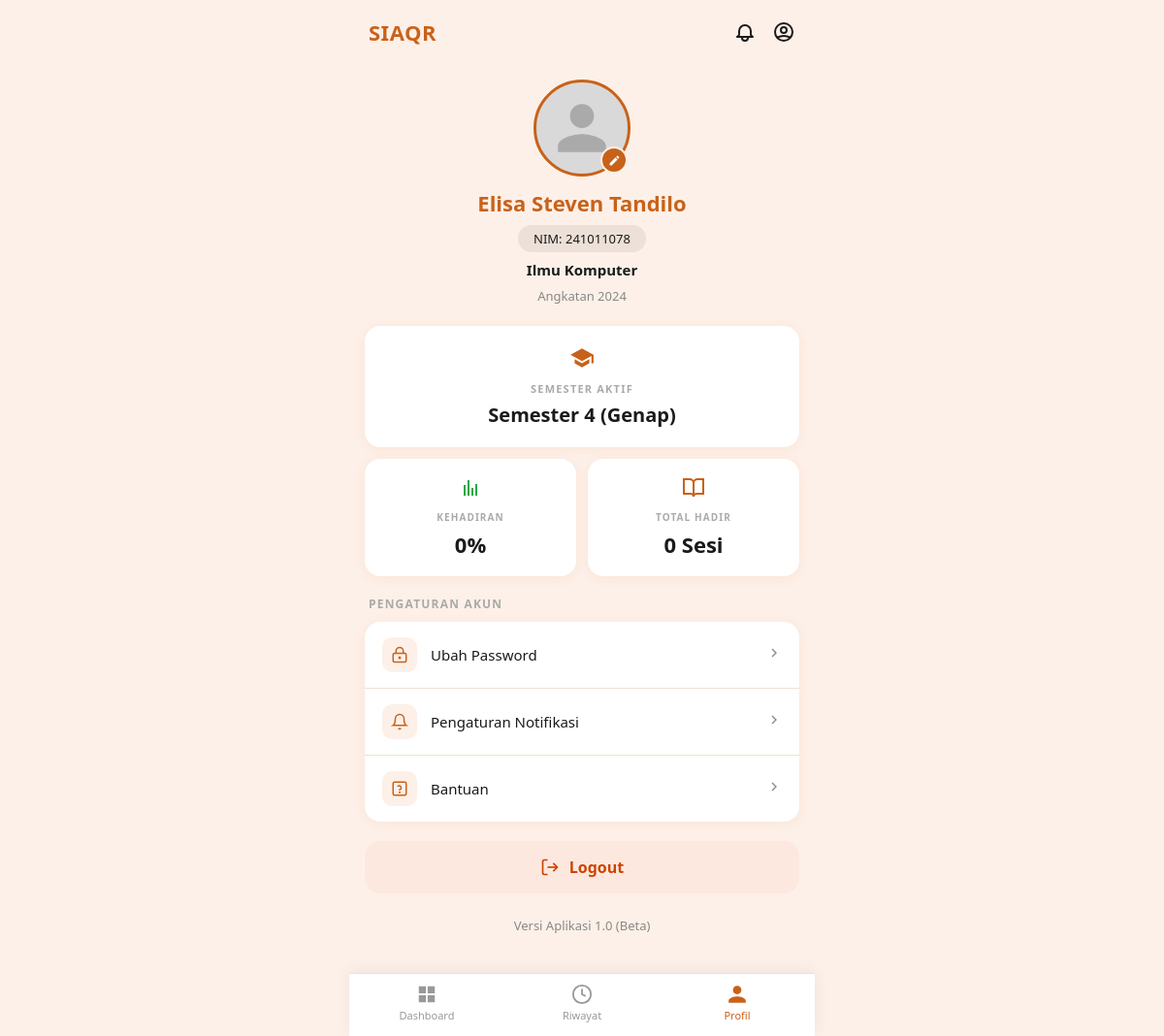
Screenshot of /profil_mahasiswa.php (signed in) with the database file from the repository.
### tables this page shows
CREATE TABLE `mahasiswa` (
  `id_mahasiswa` int(11) NOT NULL,
  `nama` varchar(100) DEFAULT NULL,
  `nim` varchar(50) DEFAULT NULL,
  `angkatan` int(11) DEFAULT NULL,
  `username` varchar(50) DEFAULT NULL,
  `password` varchar(255) DEFAULT NULL,
  `program_studi` varchar(100) DEFAULT NULL
);

### profil_mahasiswa.php (the view, shortened to what this page needs)
<?php
require_once 'connection.php';
$id_mahasiswa = $_SESSION['id_user'] ?? 0;
$query = "SELECT nama, nim, angkatan, program_studi FROM mahasiswa WHERE id_mahasiswa = ?";
$stmt = mysqli_prepare($conn, $query);
mysqli_stmt_bind_param($stmt, "i", $id_mahasiswa);
mysqli_stmt_execute($stmt);
$result = mysqli_stmt_get_result($stmt);
$user = mysqli_fetch_assoc($result);
$tahun_sekarang = (int)date('Y');
$bulan_sekarang = (int)date('n');
$angkatan = (int)$user['angkatan'];
$semester_angka = (($tahun_sekarang - $angkatan) * 2);
if ($bulan_sekarang >= 8) {
    $semester_angka += 1;
}$semester_angka = max(1, min($semester_angka, 14));
$jenis = ($semester_angka % 2 === 0) ? 'Genap' : 'Ganjil';
$semester_label = "Semester $semester_angka ($jenis)";
$query_hadir = "SELECT COUNT(*) as total FROM kehadiran WHERE id_mahasiswa = ?";
$stmt2 = mysqli_prepare($conn, $query_hadir);
mysqli_stmt_bind_param($stmt2, "i", $id_mahasiswa);
mysqli_stmt_execute($stmt2);
$hadir_result = mysqli_fetch_assoc(mysqli_stmt_get_result($stmt2));
$total_hadir = $hadir_result['total'] ?? 0;
$query_sesi = "SELECT COUNT(*) as total FROM sesi_absensi WHERE status = 'Selesai'";
$sesi_result = mysqli_fetch_assoc(mysqli_query($conn, $query_sesi));
$total_sesi = $sesi_result['total'] ?? 0;
$persen_hadir = $total_sesi > 0 ? round(($total_hadir / $total_sesi) * 100) : 0;
$prodi = ucwords(strtolower($user['program_studi'] ?? '-'));
?>
<!DOCTYPE html>
<html lang="id">
<head>
</head>
<body>
<div class="page-wrapper">
    <header class="top-header">
        <span class="logo-text">SIAQR</span>
        <div class="header-icons">
            <a href="notifikasi.php" title="Notifikasi">
                <svg xmlns="http://www.w3.org/2000/svg" fill="none" viewBox="0 0 24 24"
                     stroke="currentColor" stroke-width="2">
                    <path stroke-linecap="round" stroke-linejoin="round"
                          d="M15 17h5l-1.405-1.405A2.032 2.032 0 0118 14.158V11a6 6 0 10-12 0v3.159c0 .538-.214 1.055-.595 1.436L4 17h5m6 0v1a3 3 0 11-6 0v-1m6 0H9"/>
                </svg>
            </a>
            <a href="profil_mahasiswa.php" title="Profil">
                <svg xmlns="http://www.w3.org/2000/svg" fill="none" viewBox="0 0 24 24"
                     stroke="currentColor" stroke-width="2">
                    <path stroke-linecap="round" stroke-linejoin="round"
                          d="M5.121 17.804A13.937 13.937 0 0112 16c2.5 0 4.847.655 6.879 1.804M15 10a3 3 0 11-6 0 3 3 0 016 0zm6 2a9 9 0 11-18 0 9 9 0 0118 0z"/>
                </svg>
            </a>
        </div>
    </header>
    <section class="profile-section">
        <div class="avatar-wrapper">
            <div class="avatar-circle">
                <svg xmlns="http://www.w3.org/2000/svg" viewBox="0 0 24 24" fill="currentColor">
                    <path d="M12 12c2.7 0 4.8-2.1 4.8-4.8S14.7 2.4 12 2.4 7.2 4.5 7.2 7.2
                             9.3 12 12 12zm0 2.4c-3.2 0-9.6 1.6-9.6 4.8v2.4h19.2v-2.4
                             c0-3.2-6.4-4.8-9.6-4.8z"/>
                </svg>
            </div>
            <a href="edit_profil.php" class="edit-avatar-btn" title="Edit Foto">
                <svg xmlns="http://www.w3.org/2000/svg" viewBox="0 0 24 24" fill="currentColor">
                    <path d="M3 17.25V21h3.75L17.81 9.94l-3.75-3.75L3 17.25zM20.71
                             7.04a1 1 0 000-1.41l-2.34-2.34a1 1 0 00-1.41 0l-1.83
                             1.83 3.75 3.75 1.83-1.83z"/>
                </svg>
            </a>
        </div>
        <h1 class="profile-name"><?= htmlspecialchars($user['nama']) ?></h1>
        <span class="nim-badge">NIM: <?= htmlspecialchars($user['nim']) ?></span>
        <p class="profile-prodi"><?= htmlspecialchars($prodi) ?></p>
        <p class="profile-jurusan">Angkatan <?= htmlspecialchars($user['angkatan']) ?></p>
    </section>
    <div class="semester-card">
        <div class="card-icon">
            <svg xmlns="http://www.w3.org/2000/svg" viewBox="0 0 24 24" fill="currentColor">
                <path d="M12 3L1 9l11 6 9-4.91V17h2V9L12 3zM5 13.18v4L12 21l7-3.82v-4L12 17l-7-3.82z"/>
            </svg>
        </div>
        <p class="card-label">Semester Aktif</p>
        <p class="card-value"><?= $semester_label ?></p>
    </div>
    <div class="stats-row">
        <div class="stat-card">
            <div class="stat-icon green">
                <svg xmlns="http://www.w3.org/2000/svg" viewBox="0 0 24 24" fill="currentColor">
                    <path d="M5 9h2v11H5V9zm4-5h2v16H9V4zm4 8h2v8h-2v-8zm4-4h2v12h-2V8z"/>
                </svg>
            </div>
            <p class="stat-label">Kehadiran</p>
            <p class="stat-value"><?= $persen_hadir ?>%</p>
        </div>
        <div class="stat-card">
            <div class="stat-icon orange">
                <svg xmlns="http://www.w3.org/2000/svg" viewBox="0 0 24 24" fill="none"
                     stroke="currentColor" stroke-width="2">
                    <path d="M2 3h6a4 4 0 014 4v14a3 3 0 00-3-3H2z"/>
                    <path d="M22 3h-6a4 4 0 00-4 4v14a3 3 0 013-3h7z"/>
                </svg>
            </div>
            <p class="stat-label">Total Hadir</p>
            <p class="stat-value"><?= $total_hadir ?> Sesi</p>
        </div>
    </div>
    <p class="section-title">Pengaturan Akun</p>
    <div class="settings-group">
        <a href="ubah_password.php" class="settings-item">
            <div class="settings-icon-box">
                <svg xmlns="http://www.w3.org/2000/svg" viewBox="0 0 24 24" fill="none"
                     stroke="currentColor" stroke-width="2">
                    <circle cx="12" cy="16" r="1"/>
                    <rect x="3" y="10" width="18" height="12" rx="2"/>
                    <path d="M7 10V7a5 5 0 0110 0v3"/>
                </svg>
            </div>
            <span class="settings-label">Ubah Password</span>
            <span class="chevron">
                <svg xmlns="http://www.w3.org/2000/svg" viewBox="0 0 24 24" fill="none"
                     stroke="currentColor" stroke-width="2">
                    <polyline points="9 18 15 12 9 6"/>
                </svg>
            </span>
        </a>
        <a href="notifikasi_setting.php" class="settings-item">
            <div class="settings-icon-box">
                <svg xmlns="http://www.w3.org/2000/svg" viewBox="0 0 24 24" fill="none"
                     stroke="currentColor" stroke-width="2">
                    <path d="M18 8A6 6 0 006 8c0 7-3 9-3 9h18s-3-2-3-9"/>
                    <path d="M13.73 21a2 2 0 01-3.46 0"/>
                </svg>
            </div>
            <span class="settings-label">Pengaturan Notifikasi</span>
            <span class="chevron">
                <svg xmlns="http://www.w3.org/2000/svg" viewBox="0 0 24 24" fill="none"
                     stroke="currentColor" stroke-width="2">
                    <polyline points="9 18 15 12 9 6"/>
                </svg>
            </span>
        </a>
        <a href="bantuan.php" class="settings-item">
            <div class="settings-icon-box">
                <svg xmlns="http://www.w3.org/2000/svg" viewBox="0 0 24 24" fill="none"
                     stroke="currentColor" stroke-width="2">
                    <rect x="3" y="3" width="18" height="18" rx="2"/>
                    <path d="M9 9a3 3 0 015.12 2.1c0 2-3 2.9-3 2.9"/>
                    <circle cx="12" cy="17" r=".5" fill="currentColor"/>
                </svg>
            </div>
            <span class="settings-label">Bantuan</span>
            <span class="chevron">
                <svg xmlns="http://www.w3.org/2000/svg" viewBox="0 0 24 24" fill="none"
                     stroke="currentColor" stroke-width="2">
                    <polyline points="9 18 15 12 9 6"/>
                </svg>
            </span>
        </a>
    </div>
    <a href="logout.php" class="logout-btn"
       onclick="return confirm('Yakin ingin logout?')">
        <svg xmlns="http://www.w3.org/2000/svg" viewBox="0 0 24 24" fill="none"
             stroke="currentColor" stroke-width="2">
            <path d="M9 21H5a2 2 0 01-2-2V5a2 2 0 012-2h4"/>
            <polyline points="16 17 21 12 16 7"/>
            <line x1="21" y1="12" x2="9" y2="12"/>
        </svg>
        Logout
    </a>
    <p class="app-version">Versi Aplikasi 1.0 (Beta)</p>
    <nav class="bottom-nav">
        <a href="dashboard_mahasiswa.php" class="nav-item">
            <svg xmlns="http://www.w3.org/2000/svg" viewBox="0 0 24 24" fill="currentColor">
                <path d="M3 3h8v8H3V3zm0 10h8v8H3v-8zm10-10h8v8h-8V3zm0 10h8v8h-8v-8z"/>
            </svg>
            <span>Dashboard</span>
        </a>
        <a href="riwayat_presensi.php" class="nav-item">
            <svg xmlns="http://www.w3.org/2000/svg" viewBox="0 0 24 24" fill="none"
                 stroke="currentColor" stroke-width="2">
                <circle cx="12" cy="12" r="10"/>
                <polyline points="12 6 12 12 16 14"/>
            </svg>
            <span>Riwayat</span>
        </a>
        <a href="profil_mahasiswa.php" class="nav-item active">
            <svg xmlns="http://www.w3.org/2000/svg" viewBox="0 0 24 24" fill="currentColor">
                <path d="M12 12c2.7 0 4.8-2.1 4.8-4.8S14.7 2.4 12 2.4 7.2 4.5 7.2 7.2
                         9.3 12 12 12zm0 2.4c-3.2 0-9.6 1.6-9.6 4.8v2.4h19.2v-2.4
                         c0-3.2-6.4-4.8-9.6-4.8z"/>
            </svg>
            <span>Profil</span>
        </a>
    </nav>
</div>
</body>
</html>

### rows the page displays
mahasiswa: nama "Elisa Steven Tandilo", nim "241011078", program_studi "Ilmu Komputer", angkatan "2024", angkatan "Semester 4 (Genap)"

### other values shown
$persen_hadir "0"
$total_hadir "0"
